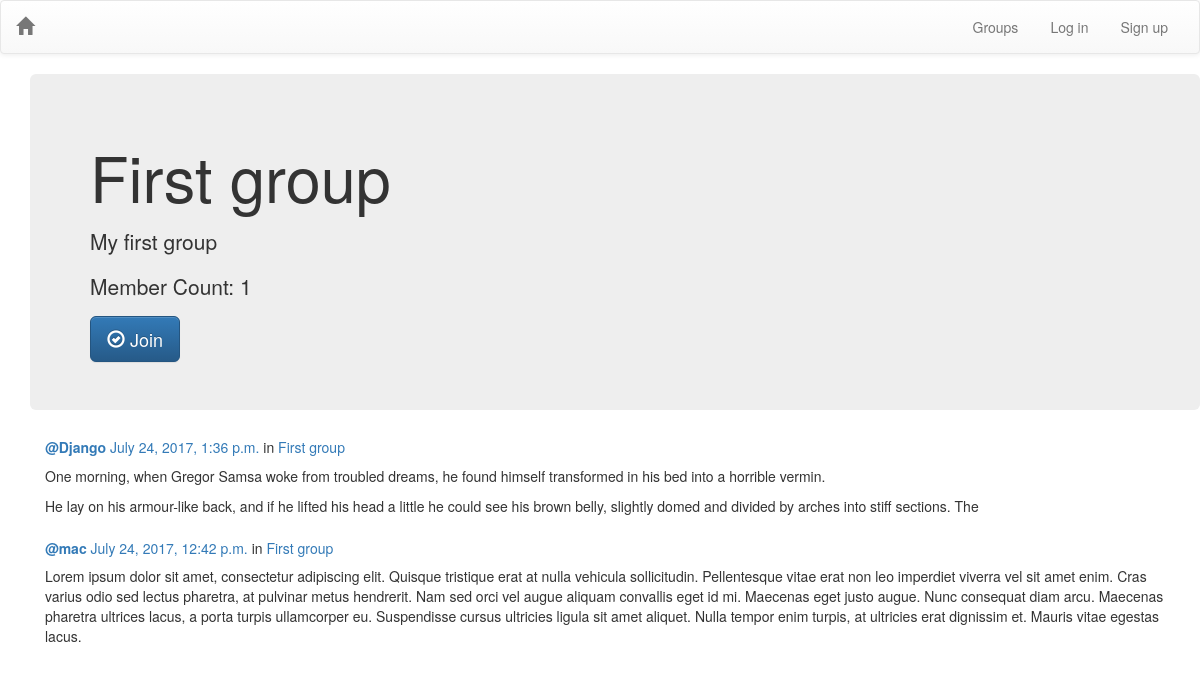
The app's page /groups/posts/in/first-group/ with its own data.
### groups/models.py (models this page shows, shortened)
class Group(models.Model):
    name = models.CharField(max_length=128, unique=True)
    slug = models.SlugField(allow_unicode=True, unique=True)
    description = models.TextField(blank=True, default='')
    description_html = models.TextField(editable=False, default='', blank=True)
    members = models.ManyToManyField(User, through='GroupMember')
    class Meta:
        ordering = ['name']

### posts/models.py (models this page shows, shortened)
class Post(models.Model):
    user = models.ForeignKey(User, related_name='posts')
    created_at = models.DateTimeField(auto_now=True)
    message = models.TextField()
    message_html = models.TextField(editable=False)
    group = models.ForeignKey(Group, related_name='posts', null=True, blank=True)
    class Meta:
        ordering = ['-created_at']
        unique_together = ['user', 'message']

### groups/views.py (the view)
# urls.py: url(r'posts/in/(?P<slug>[-\w]+)/$', views.SingleGroup.as_view(), name='single'),
class SingleGroup(generic.DetailView):
    model = Group

### groups/templates/groups/group_detail.html
{% extends 'groups/group_base.html' %}
{% block pregroup %}
<div class="jumbotron">
    <h1>{{ group.name }}</h1>
    <p>{{ group.description_html|safe  }}</p>
    <p>Member Count: {{ group.members.count }}</p>
    <div class="content">
        {% if user in group.members.all %}
            <a href="{% url 'groups:leave' slug=group.slug %}"
               class="btn btn-lg btn-fill btn-primary">
                <span class="glyphicon glyphicon-remove-circle"></span> Leave</a>
        {% else %}
            <a href="{% url 'groups:join' slug=group.slug %}"
               class="btn btn-lg btn-fill btn-primary">
                <span class="glyphicon glyphicon-ok-circle"></span> Join</a>
        {% endif %}
    </div>
</div>
{% endblock %}
{% block group_content %}
<div class="container">
    {% if group.posts.count == 0 %}
        <h2>No posts in this group yet!</h2>
    {% else %}
        {% for post in group.posts.all %}
            {% include 'posts/_post.html' %}
        {% endfor %}
    {% endif %}
</div>
{% endblock %}

### posts/templates/posts/_post.html (shortened to what this page needs)
<div class="post media">
	<div class="media-body">
		<h5 class="media-heading">
			<span class="username"><a href="{% url 'posts:for_user' username=post.user.username %}">
				<strong>@{{ post.user.username }}</strong></a></span>
			<time class="time"><a href="{% url 'posts:single' username=post.user.username pk=post.pk %}">{{ post.created_at }}</a></time>
			{% if post.group %}
			<span class="group-name">in <a href="#">{{ post.group.name }}</a></span>
			{% endif %}
		</h5>
        <p>{{ post.message_html|safe }}</p>
	</div>
</div>

### records on screen
Group: name "First group", description_html "My first group", members.count "1"
Post: user.username "Django", created_at "July 24, 2017, 1:36 p.m.", group.name "First group", message_html "One morning, when Gregor Samsa woke from troubled dreams, he found himself transformed in his bed into a horrible vermin. He lay on his armour-like back, and if he lifted his head a little he could see his brown belly, slightly domed and divided by arches into stiff sections. The"
Post: user.username "mac", created_at "July 24, 2017, 12:42 p.m.", group.name "First group", message_html "Lorem ipsum dolor sit amet, consectetur adipiscing elit. Quisque tristique erat at nulla vehicula sollicitudin. Pellentesque vitae erat non leo imperdiet viverra vel sit amet enim. Cras varius odio sed lectus pharetra, at pulvinar metus hendrerit. Nam sed orci vel augue aliquam convallis eget id mi. Maecenas eget justo augue. Nunc consequat diam arcu. Maecenas pharetra ultrices lacus, a porta turpis ullamcorper eu. Suspendisse cursus ultricies ligula sit amet aliquet. Nulla tempor enim turpis, at ultricies erat dignissim et. Mauris vitae egestas lacus."
